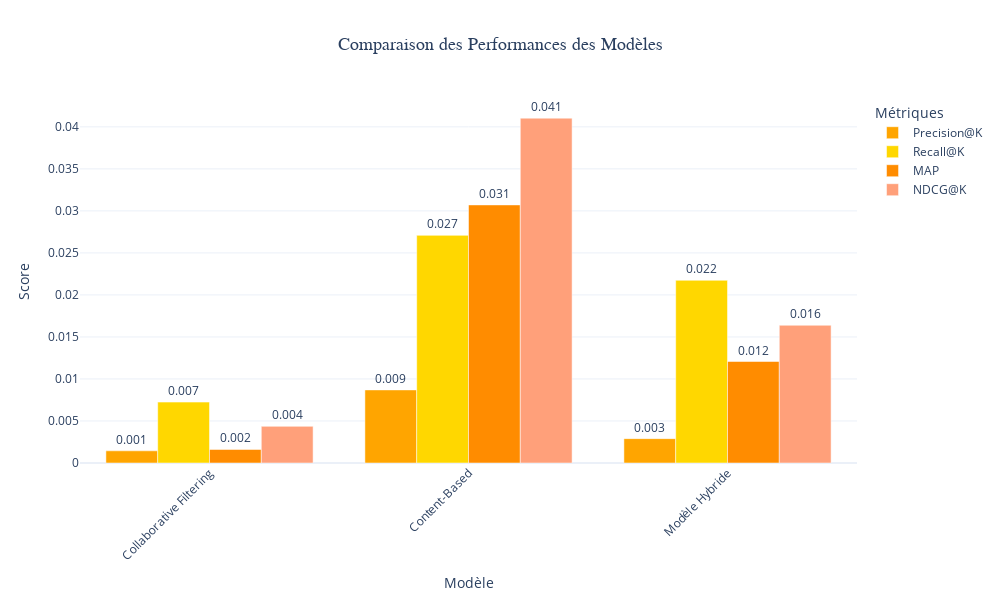
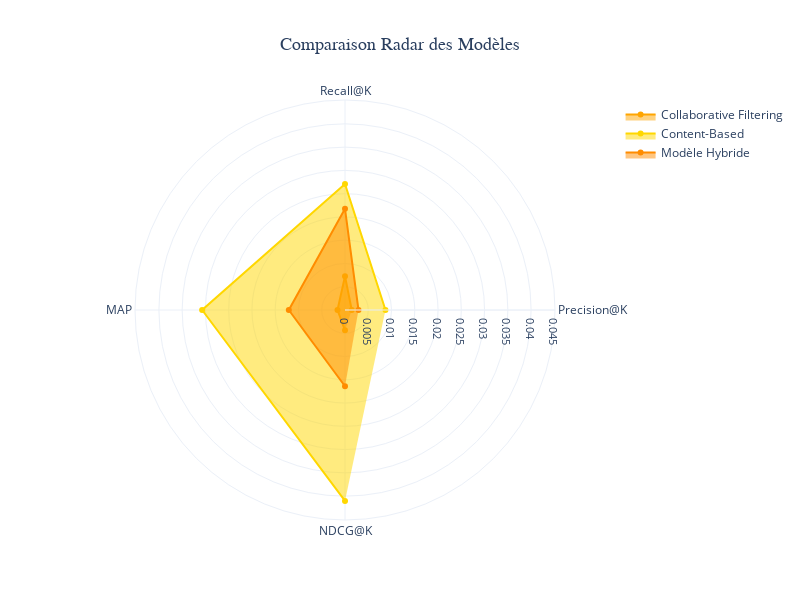

The notebook cell these images were saved under, in order:
### Code cell
# TODO : Visualisation comparative avec Plotly

models = results.index.tolist()
metrics = results.columns.tolist()

colors = ['orange', 'gold', 'darkorange', 'lightsalmon']

fig = go.Figure()

for i, metric in enumerate(metrics):
    fig.add_trace(go.Bar(
        name=metric,
        x=models,
        y=results[metric].values,
        marker_color=colors[i % len(colors)],
        text=results[metric].values.round(3),
        textposition='outside',
        hovertemplate=f'<b>%{{x}}</b><br>{metric}: %{{y:.4f}}<extra></extra>'
    ))

fig.update_layout(
    title={
        'text': 'Comparaison des Performances des Modèles',
        'x': 0.5,
        'xanchor': 'center',
        'font': {'size': 18, 'family': 'Arial Black'}
    },
    xaxis=dict(
        title='Modèle',
        tickangle=-45,
        tickfont=dict(size=12)
    ),
    yaxis=dict(
        title='Score',
        tickfont=dict(size=12)
    ),
    barmode='group',
    width=1000,
    height=600,
    legend=dict(title='Métriques', font=dict(size=12)),
    hovermode='x unified',
    template='plotly_white'
)

fig.show()

fig_radar = go.Figure()

for i, model in enumerate(models):
    fig_radar.add_trace(go.Scatterpolar(
        r=results.loc[model].values,
        theta=metrics,
        fill='toself',
        name=model,
        line=dict(color=colors[i % len(colors)], width=2),
        marker=dict(size=6),
        hovertemplate='<b>%{theta}</b><br>Score: %{r:.4f}<extra></extra>'
    ))

fig_radar.update_layout(
    polar=dict(
        radialaxis=dict(
            visible=True,
            range=[0, max(results.max()) * 1.1],
            tickfont=dict(size=11)
        ),
        angularaxis=dict(tickfont=dict(size=12))
    ),
    title={
        'text': 'Comparaison Radar des Modèles',
        'x': 0.5,
        'xanchor': 'center',
        'font': {'size': 18, 'family': 'Arial Black'}
    },
    width=800,
    height=600,
    template='plotly_white',
    legend=dict(font=dict(size=12))
)

fig_radar.show()

### Figure 1 — Plotly figure (JSON) as saved in the notebook; plotly's stock layout.template omitted (floating-point values rounded to 4 significant figures)
{"data": [{"hovertemplate": "<b>%{x}</b><br>Precision@K: %{y:.4f}<extra></extra>", "marker": {"color": "orange"}, "name": "Precision@K", "text": [0.001, 0.009, 0.003], "textposition": "outside", "type": "bar", "x": ["Collaborative Filtering", "Content-Based", "Modèle Hybride"], "y": [0.001449, 0.008696, 0.002899]}, {"hovertemplate": "<b>%{x}</b><br>Recall@K: %{y:.4f}<extra></extra>", "marker": {"color": "gold"}, "name": "Recall@K", "text": [0.007, 0.027, 0.022], "textposition": "outside", "type": "bar", "x": ["Collaborative Filtering", "Content-Based", "Modèle Hybride"], "y": [0.007246, 0.02709, 0.02174]}, {"hovertemplate": "<b>%{x}</b><br>MAP: %{y:.4f}<extra></extra>", "marker": {"color": "darkorange"}, "name": "MAP", "text": [0.002, 0.031, 0.012], "textposition": "outside", "type": "bar", "x": ["Collaborative Filtering", "Content-Based", "Modèle Hybride"], "y": [0.00161, 0.03071, 0.01208]}, {"hovertemplate": "<b>%{x}</b><br>NDCG@K: %{y:.4f}<extra></extra>", "marker": {"color": "lightsalmon"}, "name": "NDCG@K", "text": [0.004, 0.041, 0.016], "textposition": "outside", "type": "bar", "x": ["Collaborative Filtering", "Content-Based", "Modèle Hybride"], "y": [0.004363, 0.04104, 0.01639]}], "layout": {"barmode": "group", "height": 600, "hovermode": "x unified", "legend": {"font": {"size": 12}, "title": {"text": "Métriques"}}, "title": {"font": {"family": "Arial Black", "size": 18}, "text": "Comparaison des Performances des Modèles", "x": 0.5, "xanchor": "center"}, "width": 1000, "xaxis": {"tickangle": -45, "tickfont": {"size": 12}, "title": {"text": "Modèle"}}, "yaxis": {"tickfont": {"size": 12}, "title": {"text": "Score"}}}}

### Figure 2 — Plotly figure (JSON) as saved in the notebook; plotly's stock layout.template omitted (floating-point values rounded to 4 significant figures)
{"data": [{"fill": "toself", "hovertemplate": "<b>%{theta}</b><br>Score: %{r:.4f}<extra></extra>", "line": {"color": "orange", "width": 2}, "marker": {"size": 6}, "name": "Collaborative Filtering", "r": [0.001449, 0.007246, 0.00161, 0.004363], "theta": ["Precision@K", "Recall@K", "MAP", "NDCG@K"], "type": "scatterpolar"}, {"fill": "toself", "hovertemplate": "<b>%{theta}</b><br>Score: %{r:.4f}<extra></extra>", "line": {"color": "gold", "width": 2}, "marker": {"size": 6}, "name": "Content-Based", "r": [0.008696, 0.02709, 0.03071, 0.04104], "theta": ["Precision@K", "Recall@K", "MAP", "NDCG@K"], "type": "scatterpolar"}, {"fill": "toself", "hovertemplate": "<b>%{theta}</b><br>Score: %{r:.4f}<extra></extra>", "line": {"color": "darkorange", "width": 2}, "marker": {"size": 6}, "name": "Modèle Hybride", "r": [0.002899, 0.02174, 0.01208, 0.01639], "theta": ["Precision@K", "Recall@K", "MAP", "NDCG@K"], "type": "scatterpolar"}], "layout": {"height": 600, "legend": {"font": {"size": 12}}, "polar": {"angularaxis": {"tickfont": {"size": 12}}, "radialaxis": {"range": [0, 0.04514], "tickfont": {"size": 11}, "visible": true}}, "title": {"font": {"family": "Arial Black", "size": 18}, "text": "Comparaison Radar des Modèles", "x": 0.5, "xanchor": "center"}, "width": 800}}
